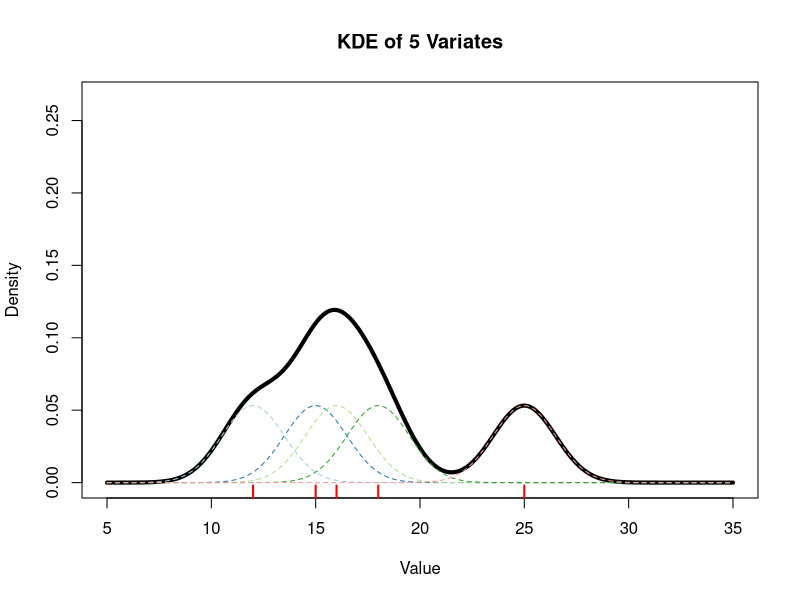

R code for this plot:
library(Cairo)
# via Gemini I was sick 19122025
# but the issue o density plots kept me entertained.
# I really have understood them properly.

# Gemini was quite frustrating with its very loose hold on terminology
# it kept saying counts/frquency when they are not equivalent at all.
# relative frequency is merely diviing each bin in the histogram with the total numebr of dta point.
# density then is mere dividing by bin width
# as the bins are most likely all the same width, it bearly changes anything - a normalisation step you could say.



# 1. Our 5 variates - this is too little 
# alhtough the idea is to "see the artefacts"
pts <- c(12, 15, 16, 18, 25)
n <- length(pts)
h <- 1.5  # Manual bandwidth choice

# 2. Create a grid of x-values to evaluate the density
x_grid <- seq(5, 35, length.out = 200)

# 3. Calculate individual 'bumps' (Kernels) for each point
# Each kernel is a normal distribution centered at the point
kernels <- sapply(pts, function(xi) dnorm(x_grid, mean = xi, sd = h))

# 4. Average the kernels to get the final density
# (Divide by n so the total area = 1)
final_kde <- rowSums(kernels) / n

# Setup plot
CairoPNG("kde0.png", 800, 800)
plot(x_grid, final_kde, type = "l", lwd = 4, col = "black",
     # ylim = c(0, max(kernels)/n * 1.5),
     ylim = c(0, max(kernels)),
     main = "KDE of 5 Variates", xlab = "Value", ylab = "Density")

# Plot each individual kernel (scaled by 1/n)
# colors <- rainbow(n)
# these are mine
colors <-c("#A6CEE3", "#1F78B4", "#B2DF8A", "#33A02C", "#FB9A99", "#E31A1C", "#FDBF6F", "#FF7F00", "#CAB2D6", "#6A3D9A", "#FFFF99", "#B15928", "#F0027F", "#666666", "#FFFF33", "#8DD3C7", "#E6AB02")
for(i in 1:n) {
  lines(x_grid, kernels[,i] / n, col = colors[i], lty = 2)
}

# Add the raw data points as a rug
rug(pts, lwd = 2, col = "red")
dev.off()
